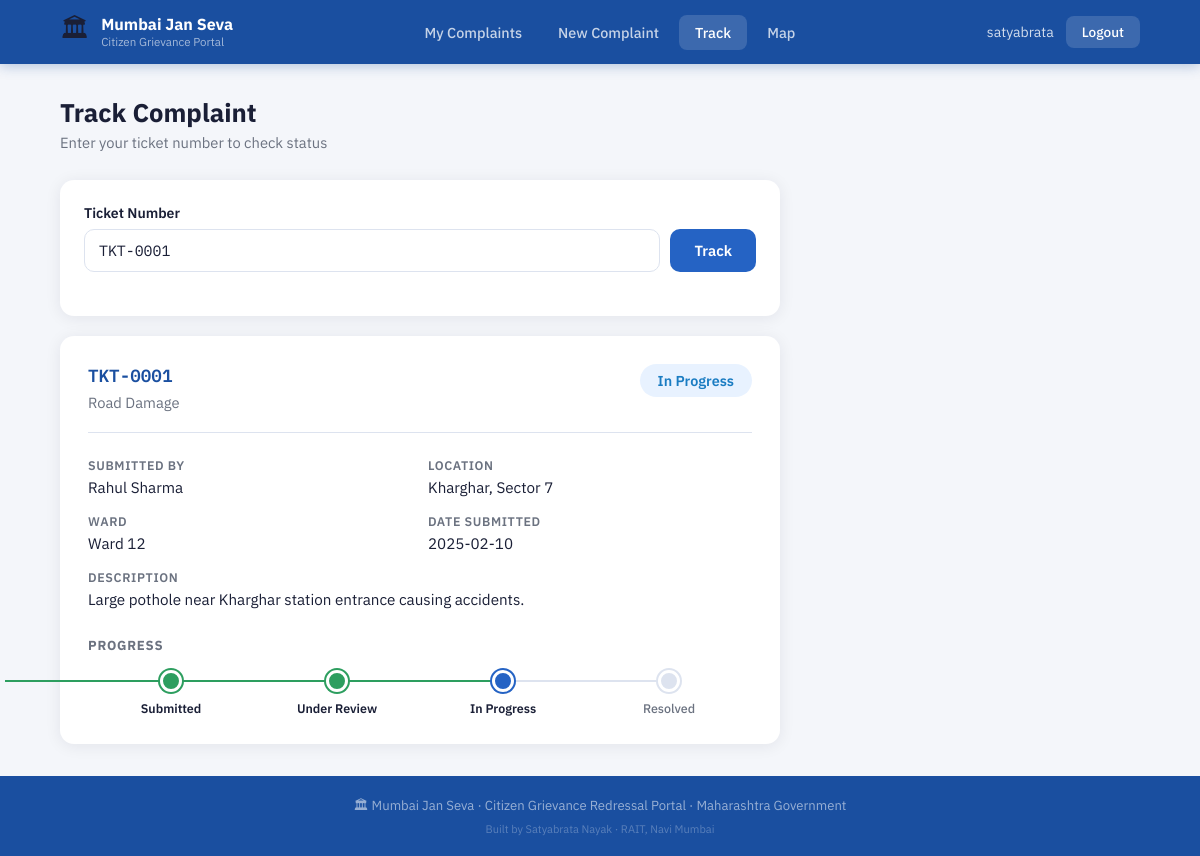
/track?ticket=TKT-0001 (signed in), run on the app's committed database.
### tables this page shows
CREATE TABLE complaints (
            id INTEGER PRIMARY KEY AUTOINCREMENT,
            ticket TEXT UNIQUE NOT NULL,
            user_id INTEGER,
            name TEXT,
            category TEXT,
            description TEXT,
            location TEXT,
            ward TEXT,
            lat REAL,
            lng REAL,
            status TEXT DEFAULT 'Submitted',
            created_at TEXT,
            updated_at TEXT,
            FOREIGN KEY(user_id) REFERENCES users(id)
        );

### app.py (the view)
@app.route("/track", methods=["GET","POST"])
def track():
    complaint = None
    ticket    = request.args.get("ticket","")
    if request.method == "POST":
        ticket = request.form["ticket"].strip().upper()
    if ticket:
        complaint = get_db().execute("SELECT * FROM complaints WHERE ticket=?", (ticket,)).fetchone()
    return render_template("track.html", user=session.get("user"), complaint=complaint, ticket=ticket)

### app.py (called while the page is built)
def get_db():
    conn = sqlite3.connect(DB)
    conn.row_factory = sqlite3.Row
    return conn

### templates/track.html (shortened to what this page needs)
{% extends "base.html" %}
{% block content %}
<div class="page-header">
  <div>
    <h1>Track Complaint</h1>
    <p>Enter your ticket number to check status</p>
  </div>
</div>
<div class="track-layout">
  <div class="track-search-card">
    <form method="POST">
      <div class="form-group">
        <label>Ticket Number</label>
        <div class="track-input-row">
          <input type="text" name="ticket" placeholder="e.g. TKT-0001" value="{{ ticket }}" required style="text-transform:uppercase;font-family:'IBM Plex Mono',monospace;"/>
          <button type="submit" class="btn-primary">Track</button>
        </div>
      </div>
    </form>
  </div>
  {% if complaint %}
  <div class="track-result">
    <div class="track-header">
      <div>
        <code class="ticket-code-lg">{{ complaint.ticket }}</code>
        <div class="track-category">{{ complaint.category }}</div>
      </div>
      <span class="status-badge status-{{ complaint.status|lower|replace(' ','-') }} status-lg">{{ complaint.status }}</span>
    </div>
    <div class="track-grid">
      <div class="track-detail">
        <div class="track-label">Submitted By</div>
        <div class="track-value">{{ complaint.name }}</div>
      </div>
      <div class="track-detail">
        <div class="track-label">Location</div>
        <div class="track-value">{{ complaint.location }}</div>
      </div>
      <div class="track-detail">
        <div class="track-label">Ward</div>
        <div class="track-value">{{ complaint.ward }}</div>
      </div>
      <div class="track-detail">
        <div class="track-label">Date Submitted</div>
        <div class="track-value">{{ complaint.created_at }}</div>
      </div>
      <div class="track-detail" style="grid-column:1/-1;">
        <div class="track-label">Description</div>
        <div class="track-value">{{ complaint.description }}</div>
      </div>
    </div>
    <div class="timeline">
      <div class="timeline-title">Progress</div>
      {% set stages = ['Submitted', 'Under Review', 'In Progress', 'Resolved'] %}
      {% for stage in stages %}
      {% set is_done = (complaint.status == 'Resolved') or
                       (complaint.status == 'In Progress' and stage in ['Submitted','Under Review','In Progress']) or
                       (complaint.status == 'Under Review' and stage in ['Submitted','Under Review']) or
                       (complaint.status == 'Submitted' and stage == 'Submitted') %}
      <div class="timeline-step {% if is_done %}done{% endif %} {% if complaint.status == stage %}current{% endif %}">
        <div class="timeline-dot"></div>
        <div class="timeline-label">{{ stage }}</div>
      </div>
      {% endfor %}
    </div>
  </div>
  {% endif %}
</div>
{% endblock %}

### static/style.css (style rules this page uses)
*, *::before, *::after { box-sizing: border-box; margin: 0; padding: 0; }
:root { --bg: #F4F6FA; --card: #FFFFFF; --border: #DDE3EF; --blue: #1A4FA0; --blue-light: #E8EFF9; --blue-mid: #2563C4; --orange: #E85D26; --orange-light: #FFF0EA; --green: #2D9E5F; --green-light: #E6F7EE; --yellow: #F0A500; --yellow-light: #FFF8E6; --text: #1A1F36; --muted: #6B7280; --shadow: 0 2px 16px rgba(26,31,54,0.08); --radius: 14px; --font: 'IBM Plex Sans', sans-serif; }
html { scroll-behavior: smooth; }
body { font-family: var(--font); background: var(--bg); color: var(--text); min-height: 100vh; display: flex; flex-direction: column; }
.page-header { display: flex; align-items: flex-start; justify-content: space-between; margin-bottom: 28px; flex-wrap: wrap; gap: 12px; }
.page-header h1 { font-size: 1.6rem; font-weight: 700; color: var(--text); }
.page-header p { color: var(--muted); font-size: 0.92rem; margin-top: 4px; }
.btn-primary { background: var(--blue-mid); color: white; border: none; padding: 11px 24px; border-radius: 10px; font-family: var(--font); font-weight: 600; font-size: 0.92rem; cursor: pointer; text-decoration: none; display: inline-block; transition: background 0.2s, transform 0.15s; }
.ticket-code-lg { font-family: 'IBM Plex Mono', monospace; font-size: 1.1rem; color: var(--blue); font-weight: 600; }
.status-badge { display: inline-block; padding: 4px 12px; border-radius: 50px; font-size: 0.78rem; font-weight: 600; white-space: nowrap; }
.status-badge.status-lg { padding: 7px 18px; font-size: 0.9rem; }
.status-in-progress { background: #E8F2FF; color: #1A7CC2; }
.form-group { margin-bottom: 20px; }
label { display: block; font-weight: 600; font-size: 0.88rem; color: var(--text); margin-bottom: 7px; }
input[type=text], input[type=email], input[type=password], input[type=tel], select, textarea { width: 100%; padding: 11px 14px; border: 1.5px solid var(--border); border-radius: 10px; font-family: var(--font); font-size: 0.93rem; background: white; color: var(--text); transition: border-color 0.2s, box-shadow 0.2s; }
.track-layout { max-width: 720px; }
.track-search-card { background: var(--card); border-radius: var(--radius); padding: 24px; box-shadow: var(--shadow); }
.track-input-row { display: flex; gap: 10px; }
.track-input-row input { flex: 1; }
.track-result { background: var(--card); border-radius: var(--radius); padding: 28px; box-shadow: var(--shadow); margin-top: 20px; }
.track-header { display: flex; justify-content: space-between; align-items: flex-start; margin-bottom: 24px; padding-bottom: 20px; border-bottom: 1px solid var(--border); }
.track-category { color: var(--muted); font-size: 0.92rem; margin-top: 6px; }
.track-grid { display: grid; grid-template-columns: 1fr 1fr; gap: 16px; margin-bottom: 28px; }
.track-label { font-size: 0.78rem; font-weight: 600; text-transform: uppercase; letter-spacing: 0.05em; color: var(--muted); margin-bottom: 4px; }
.track-value { font-size: 0.95rem; color: var(--text); }
.timeline { display: flex; gap: 0; }
.timeline-title { font-weight: 700; font-size: 0.82rem; text-transform: uppercase; letter-spacing: 0.06em; color: var(--muted); margin-bottom: 16px; width: 100%; }
.timeline { flex-wrap: wrap; }
.timeline-title { flex-basis: 100%; }
.timeline-step { flex: 1; display: flex; flex-direction: column; align-items: center; position: relative; }
.timeline-step::before { content: ''; position: absolute; top: 10px; left: -50%; width: 100%; height: 2px; background: var(--border); z-index: 0; }
.timeline-dot { width: 22px; height: 22px; border-radius: 50%; background: var(--border); border: 3px solid white; box-shadow: 0 0 0 2px var(--border); z-index: 1; margin-bottom: 8px; }
.timeline-step.done .timeline-dot { background: var(--green); box-shadow: 0 0 0 2px var(--green); }
.timeline-step.done::before { background: var(--green); }
.timeline-step.current .timeline-dot { background: var(--blue-mid); box-shadow: 0 0 0 2px var(--blue-mid); }
.timeline-label { font-size: 0.78rem; color: var(--muted); text-align: center; font-weight: 500; }
.timeline-step.done .timeline-label, .timeline-step.current .timeline-label { color: var(--text); font-weight: 600; }

### data on the page
complaints: ticket "TKT-0001", category "Road Damage", status "In Progress", name "Rahul Sharma", location "Kharghar, Sector 7", ward "Ward 12", created_at "2025-02-10", description "Large pothole near Kharghar station entrance causing accidents."

### other printed values
{{ session.user.name }} "satyabrata"
{{ stage }} "Submitted" "Under Review" "In Progress" "Resolved"
